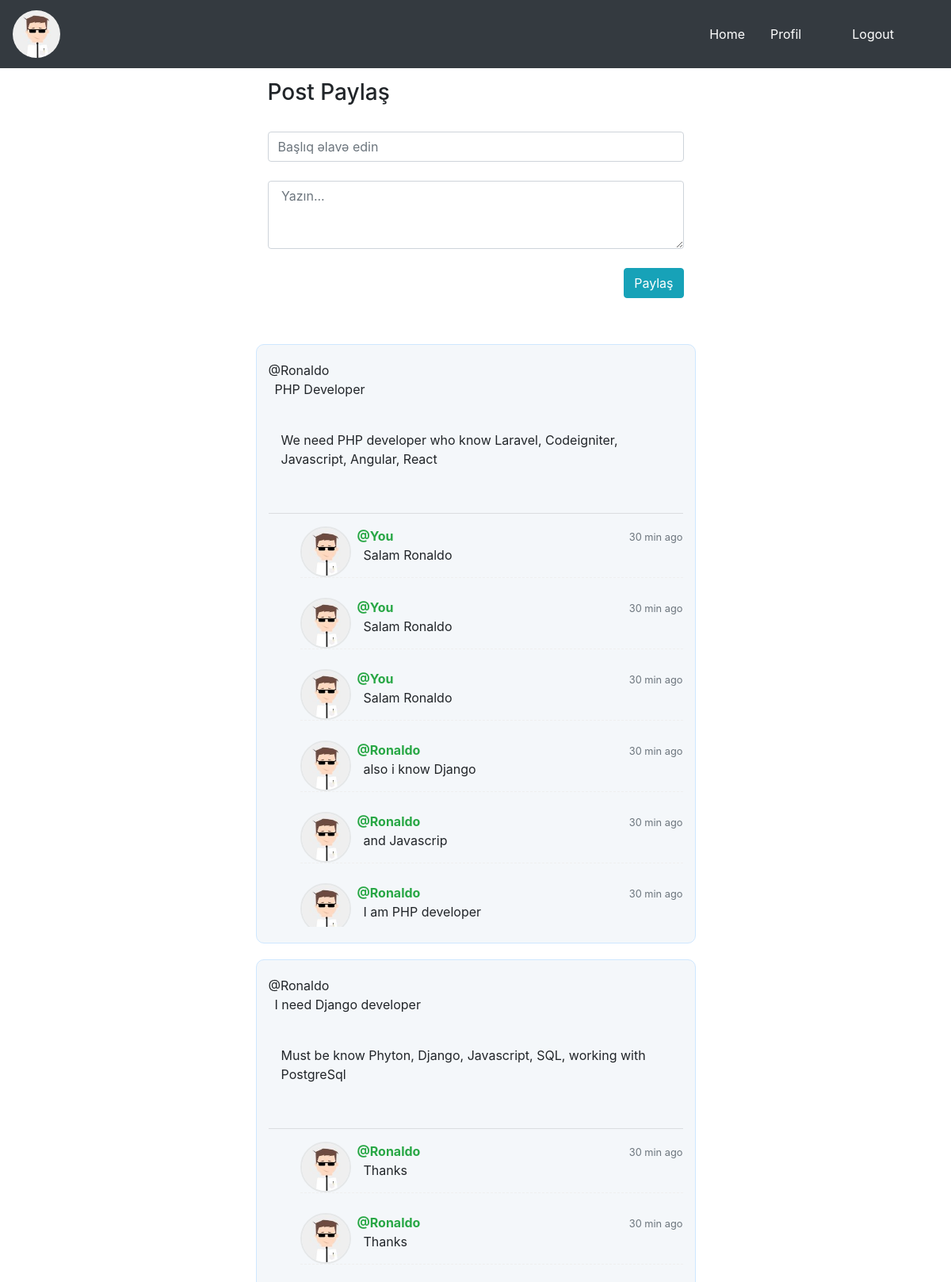
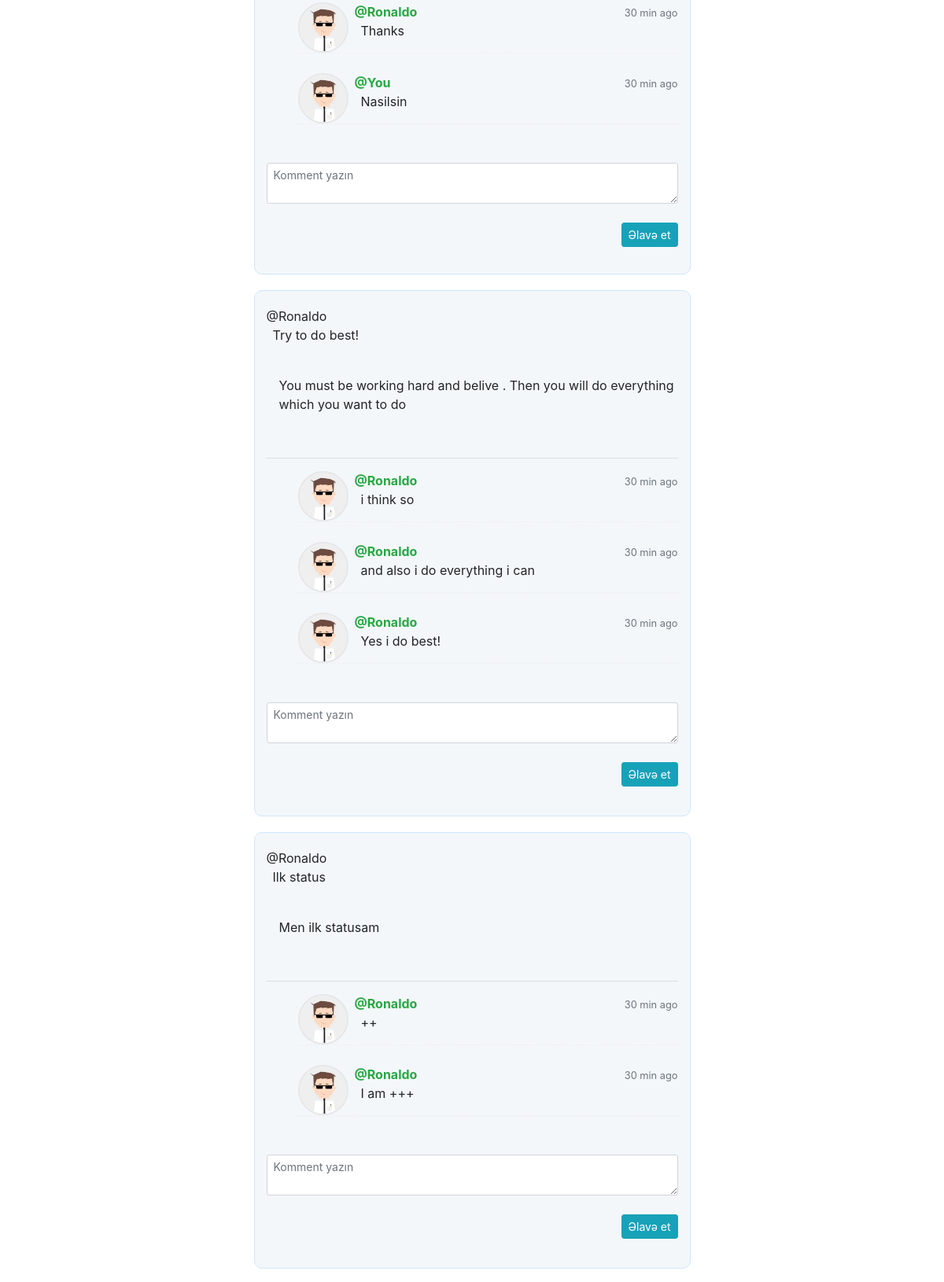
Screenshot of / (signed in, upper part) with the database file from the repository (2 pictures, top to bottom).
### user/models.py (models this page shows, shortened)
class Posts(models.Model):
   owner_id = models.ForeignKey("auth.User",on_delete = models.CASCADE,verbose_name = "Postun Sahibi ", related_name='posts')
   title = models.CharField(max_length = 100,verbose_name = "Başlıq")
   content = models.CharField(max_length=3000, verbose_name='İçəriyi')
   created_date = models.DateTimeField(auto_now_add=True,verbose_name="Paylaşım tarixi")
   updated_date = models.DateTimeField(auto_now=True)
   post_image = models.FileField(blank = True,null = True,verbose_name="Şəkil əlavə edin")
   class Meta:
      ordering = ['-created_date'][:10]

class Comments(models.Model):
   post_id = models.ForeignKey(Posts,on_delete = models.CASCADE,verbose_name = "Paylaşım",related_name="comments")
   author_id = models.ForeignKey("auth.User",on_delete = models.CASCADE,verbose_name = "Kommentin sahibi ", related_name='authors')
   comment_content = models.CharField(max_length = 1000,verbose_name = "Komment")
   comment_date = models.DateTimeField(auto_now_add=True)
   update_date = models.DateTimeField(auto_now=True)
   def __str__(self):
      return self.comment_content
   class Meta:
      ordering = ['-comment_date'][:5]

### user/views.py (the view)
# urls.py: 2. Add a URL to urlpatterns:  path('', views.home, name='home')
@login_required(login_url = "login")
def home(request):
	postForm = PostsForm()
	commentForm = CommentsForm()
	allPosts = Posts.objects.all()
	for ps in allPosts:
		print(ps.comments.all())
	return render(request, 'index.html', {
		'postForm' : postForm,
		'commentForm': commentForm,
		'allPosts' : allPosts,
	})

### user/forms.py (shortened to what this page needs)
class PostsForm(forms.ModelForm):
    class Meta:
        model = Posts
        fields = ('title','content')
    title = forms.CharField(
    	max_length=100,
    	widget=forms.TextInput(attrs={
    		'class' : 'form-control',
    		'id' : 'title',
    		'placeholder' : 'Başlıq əlavə edin',
    		})
    	)
    content = forms.CharField(
    	max_length=3000,
    	widget=forms.Textarea(attrs={
    		'class' : 'form-control',
    		'id' : 'content',
    		'placeholder' : ' Yazın...',
    		'rows' : '3',
    		})
    	)

class CommentsForm(forms.ModelForm):
    class Meta:
        model = Comments
        fields = ('comment_content',)
    comment_content = forms.CharField(max_length=1000,widget=forms.Textarea(attrs={
        'class' : 'form-control form-control-sm CommentForm',
        'placeholder' : 'Komment yazın',
        'rows' : '2',
        }))

### templates/index.html (shortened to what this page needs)
{% extends "layout.html" %}
{% block navbar %}
{% include "includes/navbar.html" %}
{% endblock navbar %}
{% block body %}
<div class="bootstrap snippets" style="margin-top:100px">
	<div class="col-md-6 col-md-offset-2 col-sm-12 ml-auto mr-auto">
		<div>
			<h3>Post Paylaş</h3>
			<br>
			{{postForm.title}}
			<br>
			{{postForm.content}}
			<br>
			<button type="button" class="btn btn-info pull-right" style="float:right" id="share">Paylaş</button>
		</div>
	</div>
	<br><br><br><br>
	<div id="postList">
	{% if allPosts %}
		{% for post in allPosts %}
			<div class="col-md-6 col-md-offset-2 col-sm-12 ml-auto mr-auto postsStyle">
				<div class="comment-wrapper">
					<div class="panel panel-info">
						<div class="panel-heading">
						{% if user.id == post.owner_id.id %}
						@You
						{% else %}
						@{{post.owner_id.username}}
						{% endif %}
							<br> <p class="ml-2">{{post.title}}<p>
						</div>
						<div class="panel-body">
							<br>
							<p class="ml-3">
								{{post.content}}
							</p>
							<br>
							<hr>
							<ul class="media-list">
							{% if post.comments.all %}
								{% for comment in post.comments.all %}
									<li class="media">
										<a href="#" class="pull-left" style="float:left">
											<img src="media/user_1.jpg" alt="" class="img-circle">
										</a>
										<div class="media-body">
											<span class="text-muted pull-right" style="float:right">
												<small class="text-muted">30 min ago</small>
											</span>
											<strong class="text-success ml-2">
											{% if comment.author_id.id == user.id %}
											    @You
											{% else %}
											    @{{comment.author_id.username}}
											{% endif %}
											</strong>
											<p class="ml-3">
												{{comment.comment_content}}
											</p>
										</div>
									</li>
								{% endfor %}
							{% endif %}
							</ul>
							<br>
							<div>
								{{commentForm.comment_content}}
								<br>
								<button type="button" class="btn btn-info pull-right btn-sm addbtn" style="float:right" value="{{post.id}}">Əlavə et</button>
							</div>
							<br><br>
						</div>
					</div>
				</div>
			</div>
		{% endfor %}
	{% endif %}
	</div>
</div>
{% endblock body %}

### static/css/app.css (style rules this page uses)
:root { --input-padding-x: 1.5rem; --input-padding-y: .75rem; }
.comment-wrapper .panel-body { max-height:650px; overflow:auto; }
.comment-wrapper .media-list .media img { width:64px; height:64px; border:2px solid #e5e7e8; }
.comment-wrapper .media-list .media { border-bottom:1px dashed #efefef; margin-bottom:25px; }
.img-circle { border-radius: 50%; width: 60px; height: 60px; }
.postsStyle { background-color: #F4F7FA; border: 1px solid #CEE7FF; border-radius: 10px; margin-bottom: 20px; padding-top: 20px; padding-bottom: 20px; }

### rows the page displays
Posts: owner_id.username "Ronaldo", title "PHP Developer", content "We need PHP developer who know Laravel, Codeigniter, Javascript, Angular, React"
Comments: shows "@You", comment_content "Salam Ronaldo"
Comments: shows "@You", comment_content "Salam Ronaldo"
Comments: shows "@You", comment_content "Salam Ronaldo"
Comments: author_id.username "Ronaldo", comment_content "also i know Django"
Comments: author_id.username "Ronaldo", comment_content "and Javascrip"
Comments: author_id.username "Ronaldo", comment_content "I am PHP developer"
Posts: owner_id.username "Ronaldo", title "I need Django developer", content "Must be know Phyton, Django, Javascript, SQL, working with PostgreSql", {{ post.id }} 5 (drawn)
Comments: author_id.username "Ronaldo", comment_content "Thanks"
Comments: author_id.username "Ronaldo", comment_content "Thanks"
Comments: author_id.username "Ronaldo", comment_content "Thanks"
Comments: shows "@You", comment_content "Nasilsin"
Posts: owner_id.username "Ronaldo", title "Try to do best!", content "You must be working hard and belive . Then you will do everything which you want to do", {{ post.id }} 4 (drawn)
Comments: author_id.username "Ronaldo", comment_content "i think so"
Comments: author_id.username "Ronaldo", comment_content "and also i do everything i can"
Comments: author_id.username "Ronaldo", comment_content "Yes i do best!"
Posts: owner_id.username "Ronaldo", title "Ilk status", content "Men ilk statusam", {{ post.id }} 3 (drawn)
Comments: author_id.username "Ronaldo", comment_content "++"
Comments: author_id.username "Ronaldo", comment_content "I am +++"
